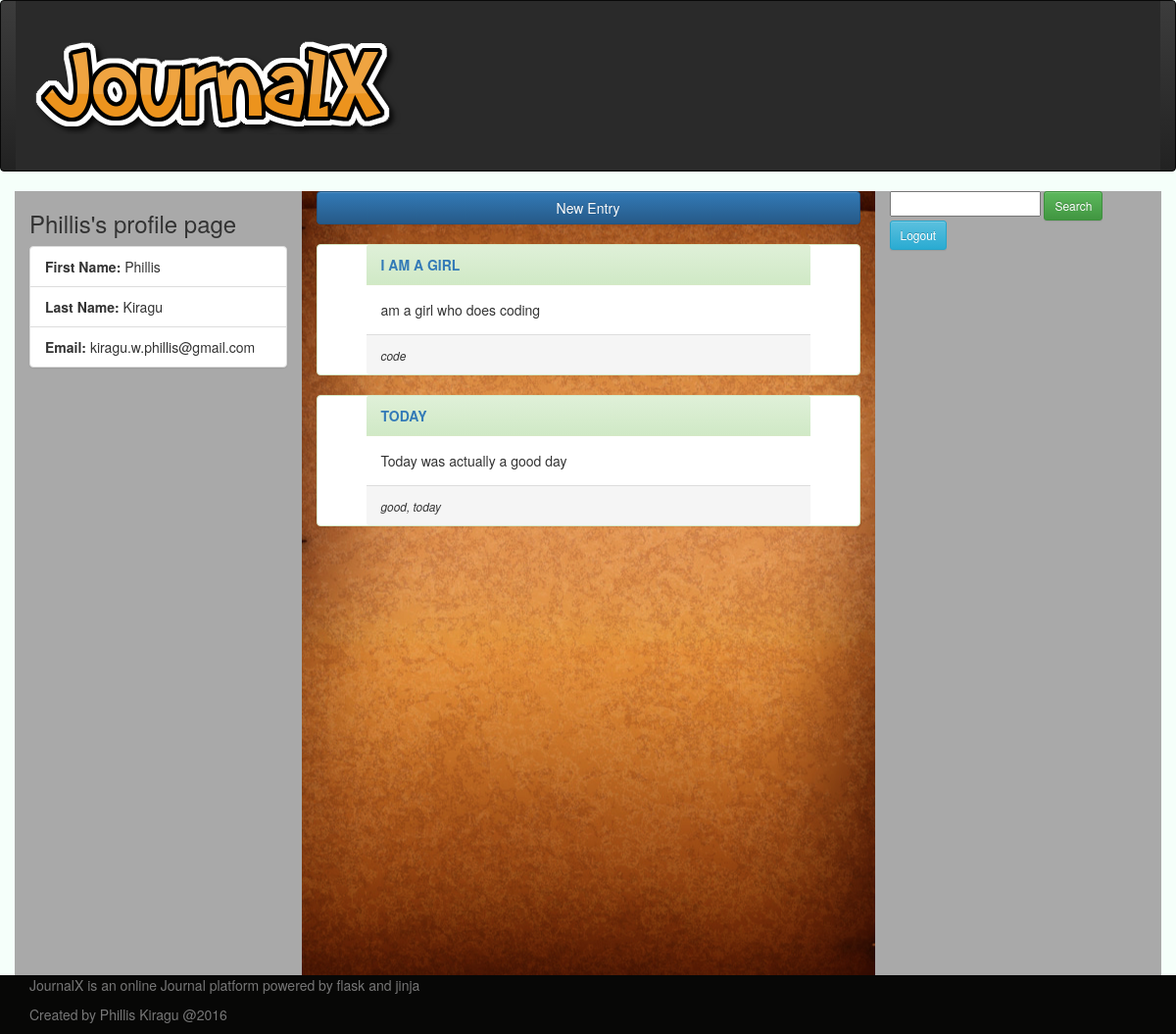
The page /profile/ (signed in) on the database its author committed.
### app/mod_main/models.py (models this page shows, shortened)
class Base(db.Model):
    __abstract__ = True
    date_created = db.Column(db.DateTime,  default=db.func.current_timestamp())
    date_modified = db.Column(db.DateTime,  default=db.func.current_timestamp(), onupdate=db.func.current_timestamp())

class User(UserMixin, Base):
    __tablename__ = 'user'
    id = db.Column(db.Integer, primary_key=True)
    firstname = db.Column(db.String(128), nullable=False)
    lastname = db.Column(db.String(128), nullable=False)
    username = db.Column(db.String(128), nullable=False)
    email = db.Column(db.String(128), nullable=False, unique=True)
    password = db.Column(db.String(192), nullable=False)
    @property
    def is_authenticated(self):
        return True

class Journal(Base):
    __tablename__ = 'journal'
    __searchable__ = ['body', 'title', 'tags']
    id = db.Column(db.Integer, primary_key=True)
    title = db.Column(db.String(200), nullable=False)
    body = db.Column(db.String(1000), nullable=False)
    tags = db.Column(db.String(50),  db.ForeignKey('tags.tagname'), nullable=True)
    user_id = db.Column(db.Integer, db.ForeignKey('user.id'))
    user = db.relationship('User')

### app/mod_main/controllers.py (the view)
@mod_main.route('/profile/')
@login_required
def profile():
    user = g.user
    if user is None:
        return redirect(url_for('main.index'))
    else:
        entries = Journal.query.filter_by(user_id=current_user.id).order_by(Journal.date_created.desc())
        return render_template('main/profile.html', entries=entries, user=user)

### app/mod_main/forms.py
class SearchForm(Form):
    search = StringField('search', validators=[DataRequired()])

### app/mod_auth/controllers.py (called while the page is built)
@lm.user_loader
def load_user(id):
    return User.query.get(int(id))

@app.before_request
def before_request():
    g.user = current_user
    if g.user.is_authenticated:
        g.search_form = SearchForm()

### app/templates/main/profile.html
{% extends "main/base.html" %}
{% block content %}
    <div class="row-fluid">
        <div class="col-lg-3 left-side">
            {% block left_content %}
                <h3>{{ user.username }}'s profile page</h3>
                <ul class="list-group">
                    <li class="list-group-item"><b>First Name: </b>{{ user.firstname|title }}</li>
                    <li class="list-group-item"><b>Last Name: </b>{{ user.lastname|title }}</li>
                    <li class="list-group-item"><b>Email: </b>{{ user.email|lower }} </li>
                </ul>
            {% endblock %}
        </div>
        <div id="center-side-id4" class="col-lg-6 center-side">
            {% block center_content %}
                <div class="btn-group">
                    <a class="btn btn-primary btn-group-justified" href="{{ url_for('main.JournalEntry') }}"> New Entry</a>
                </div>
                {% for entry in entries %}
                    <div class="panel panel-success">
                        <div class="panel-heading"><a href="{{ url_for('main.view_entry',id=entry.id) }}"><b>{{ entry.title|upper }}</b></a></div>
                        <div class="panel-body">{{ entry.body|truncate }}</div>
                        <div class="panel-footer"><i><small>{{ entry.tags }}</small></i></div>
                    </div>
                {% endfor %}
            {% endblock %}
        </div>
        <div class="col-lg-3 right-side">
            {% block right_content %}
                {{ super() }}
            {% endblock %}
        </div>
    </div>
{% endblock %}

### app/static/css/main.css (style rules this page uses)
body, html { height: 100%; background-size:cover; background-color: mintcream; }
.left-side { background-color: darkgray; height: 100vh; }
.center-side { background-image: url("../media/background1.jpg"); background-attachment: fixed; background-position: center, center; height: 100vh; }
.right-side { background-color: darkgray; height: 100vh; }
.center-side .panel { margin-top: 20px; padding-left: 50px; padding-right: 50px; height: 100%; }
#center-side-id4 .panel { height: auto; }

### rows shown on the page
User: username "Phillis", firstname "Phillis", lastname "Kiragu", email "kiragu.w.phillis@gmail.com"
Journal: title "I AM A GIRL", body "am a girl who does coding", tags "code"
Journal: title "TODAY", body "Today was actually a good day", tags "good, today"
